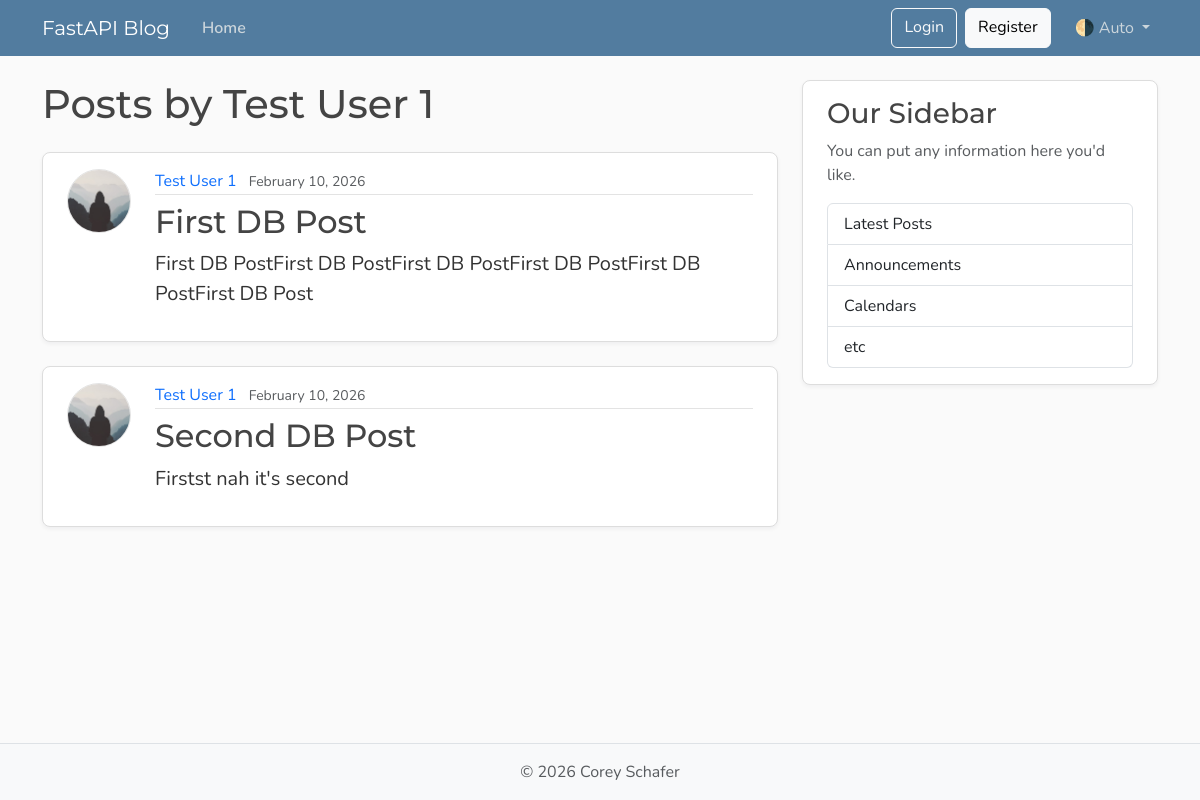
The page /users/1/posts on the database its author committed.
### models.py (models this page shows, shortened)
class User(Base):
    __tablename__ = "users"
    id: Mapped[int] = mapped_column(Integer, primary_key=True, index=True)
    username: Mapped[str] = mapped_column(String(50), unique=True, nullable=False)
    email: Mapped[str] = mapped_column(String(120), unique=True, nullable=False)
    image_file: Mapped[str | None] = mapped_column(
        String(200),
        nullable=True,
        default=None,
    )
    posts: Mapped[list[Post]] = relationship(back_populates="author")

class Post(Base):
    __tablename__ = "posts"
    id: Mapped[int] = mapped_column(Integer, primary_key=True, index=True)
    title: Mapped[str] = mapped_column(String(100), nullable=False)
    content: Mapped[str] = mapped_column(Text, nullable=False)
    user_id: Mapped[int] = mapped_column(
        ForeignKey("users.id"),
        nullable=False,
        index=True,
    )
    date_posted: Mapped[datetime] = mapped_column(
        DateTime(timezone=True),
        default=lambda: datetime.now(UTC),
    )
    author: Mapped[User] = relationship(back_populates="posts")

### main.py (the view)
@app.get("/users/{user_id}/posts", include_in_schema=False, name="user_posts")
def user_posts_page(
    request: Request,
    user_id: int,
    db: Annotated[Session, Depends(get_db)],
):
    result = db.execute(select(models.User).where(models.User.id == user_id))
    user = result.scalars().first()
    if not user:
        raise HTTPException(
            status_code=status.HTTP_404_NOT_FOUND,
            detail="User not found",
        )
    result = db.execute(select(models.Post).where(models.Post.user_id == user_id))
    posts = result.scalars().all()
    return templates.TemplateResponse(
        request,
        "user_posts.html",
        {"posts": posts, "user": user, "title": f"{user.username}'s Posts"},
    )

### templates/user_posts.html
{% extends "layout.html" %}
{% block content %}
  <h1 class="mb-4">Posts by {{ user.username }}</h1>
  {% for post in posts %}
    <article class="content-section py-3 px-4 mb-4">
      <div class="d-flex align-items-start gap-4">
        <img class="rounded-circle article-img flex-shrink-0"
             src="{{ post.author.image_path }}"
             alt="{{ post.author.username }}'s profile picture"
             width="64"
             height="64"
             loading="lazy">
        <div class="flex-grow-1">
          <div class="article-metadata mb-2">
            <a class="me-2"
               href="{{ url_for('user_posts', user_id=post.author.id) }}">{{ post.author.username }}</a>
            <small class="text-body-secondary">{{ post.date_posted.strftime("%B %d, %Y") }}</small>
          </div>
          <h2>
            <a class="article-title"
               href="{{ url_for('post_page', post_id=post.id) }}">{{ post.title }}</a>
          </h2>
          <p class="article-content">{{ post.content }}</p>
        </div>
      </div>
    </article>
  {% else %}
    <p class="text-body-secondary">No posts by this user yet.</p>
  {% endfor %}
{% endblock content %}

### templates/layout.html (shortened to what this page needs)
<!DOCTYPE html>
<html lang="en">
<head>
    <link href="https://cdn.jsdelivr.net/npm/bootstrap@5.3.8/dist/css/bootstrap.min.css" rel="stylesheet"
>
    <link rel="stylesheet" type="text/css" href="{{ url_for("static", path='css/main.css' ) }}">
</head>
<body class="d-flex flex-column min-vh-100">
    <header class="site-header">
        <nav class="navbar navbar-expand-md bg-steel fixed-top" data-bs-theme="dark">
            <div class="container">
                <a class="navbar-brand me-4" href="{{ url_for("home") }}">FastAPI Blog</a>
                <div class="collapse navbar-collapse" id="navbarToggle">
                    <div class="navbar-nav me-auto">
                        <a class="nav-link active" aria-current="page" href="{{ url_for("home") }}">Home</a>
                    </div>
                    <div class="navbar-nav">
                        <a class="btn btn-outline-light mb-2 mb-md-0 me-md-2" href="#">Login</a>
                        <a class="btn btn-light mb-2 mb-md-0 me-md-3" href="#">Register</a>
                        <div class="nav-item dropdown">
                            <a class="nav-link dropdown-toggle" href="#" role="button" id="bd-theme"
                                data-bs-toggle="dropdown" aria-expanded="false">
                                <span id="bd-theme-text">🌗 Auto</span>
                            </a>
                        </div>
                    </div>
                </div>
            </div>
        </nav>
    </header>
    <main role="main" class="container">
        <div class="row">
            <div class="col-md-8">
                {% block content %}
                {% endblock content %}
            </div>
            <aside class="col-md-4">
                <div class="content-section py-3 px-4 mb-4">
                    <h3>Our Sidebar</h3>
                    <p class="text-body-secondary">You can put any information here you'd like.</p>
                    <ul class="list-group">
                        <li class="list-group-item">Latest Posts</li>
                        <li class="list-group-item">Announcements</li>
                        <li class="list-group-item">Calendars</li>
                        <li class="list-group-item">etc</li>
                    </ul>
                </div>
            </aside>
        </div>
    </main>
    <footer class="mt-auto py-3 bg-body-tertiary border-top">
        <div class="container text-center">
            <p class="text-body-secondary mb-0">
                © <span id="year"></span> Corey Schafer
            </p>
        </div>
    </footer>
</body>
</html>

### static/css/main.css (style rules this page uses)
:root { --font-heading: "Montserrat", system-ui, -apple-system, BlinkMacSystemFont, sans-serif; --font-body: "Nunito", system-ui, -apple-system, BlinkMacSystemFont, sans-serif; --color-bg-body: #fafafa; --color-bg-content: #ffffff; --color-text-primary: #333333; --color-text-heading: #444444; --color-steel: #527c9f; --color-nav-link: #cbd5db; --color-nav-link-hover: #ffffff; --color-link-hover: #428bca; --color-border: #dddddd; --color-border-light: #e3e3e3; --spacing-xl: 5rem; --article-img-size: 4rem; --account-img-size: 7.813rem; }
body { font-family: var(--font-body); background: var(--color-bg-body); color: var(--color-text-primary); }
main { padding-top: var(--spacing-xl); }
h1, h2, h3, h4, h5, h6 { font-family: var(--font-heading); color: var(--color-text-heading); }
.navbar-brand { font-family: var(--font-heading); }
a { text-decoration: none; }
.bg-steel { background-color: var(--color-steel); }
.site-header .navbar-nav .nav-link { color: var(--color-nav-link); transition: color 0.2s ease-in-out; }
.site-header .navbar-nav .nav-link.active { font-weight: 600; }
.content-section { background: var(--color-bg-content); border: 1px solid var(--color-border); border-radius: 0.5rem; box-shadow: 0 2px 4px rgba(15, 23, 42, 0.05); transition: box-shadow 0.15s ease, transform 0.15s ease, border-color 0.15s ease; }
.article-title { color: var(--color-text-heading); transition: color 0.2s ease-in-out; }
.article-content { white-space: pre-line; font-size: 1.25rem; }
.article-img { height: var(--article-img-size); width: var(--article-img-size); flex-shrink: 0; object-fit: cover; border: 1px solid var(--color-border-light); box-shadow: 0 0 0 2px var(--color-bg-content); }
.article-metadata { padding-bottom: 0.063rem; border-bottom: 1px solid var(--color-border-light); }
.article-metadata a { transition: color 0.2s ease-in-out; }
[data-bs-theme="dark"] { --color-bg-body: #1a1a1a; --color-bg-content: #2d2d2d; --color-text-primary: #e0e0e0; --color-text-heading: #f0f0f0; --color-border: #404040; --color-border-light: #4a4a4a; }

### rows shown on the page
User: username "Test User 1"
Post: author.username "Test User 1", date_posted "February 10, 2026", title "First DB Post", content "First DB PostFirst DB PostFirst DB PostFirst DB PostFirst DB PostFirst DB Post"
Post: author.username "Test User 1", date_posted "February 10, 2026", title "Second DB Post", content "Firstst nah it's second"
